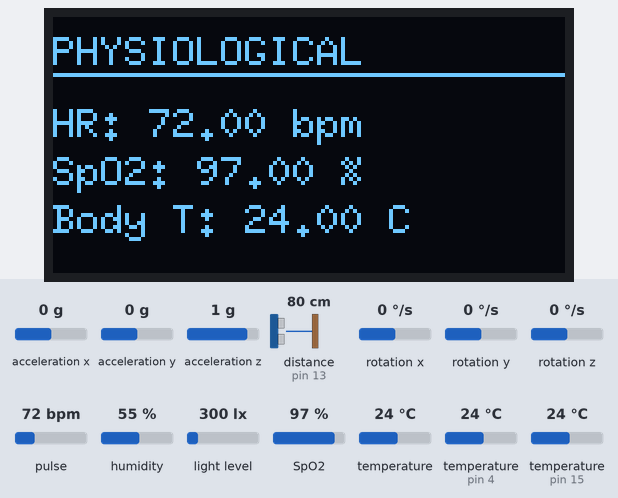
Recording of a sketch running on a simulated Arduino Uno, built with avr-gcc and run on an emulated ATmega328P. On the bench: 128×64 one-colour display. Wiring (inferred from the names in the program): ultrasonic range finder: trigger pin 12; echo pin 13. Inputs (shaded band) come from the test bench; at power-on: acceleration x 0 g, temperature (sensors on pin 4, pin 15) 24 °C, distance to the obstacle (sensor on pin 13) 80 cm, pulse 72 bpm, acceleration y 0 g, acceleration z 1 g, rotation x 0 °/s, rotation y 0 °/s, rotation z 0 °/s, humidity 55 %, light level 300 lx, SpO2 97 %, temperature 24 °C. The echo pulse lasts 58.3 µs per cm; the local clock reads 2024-03-15 10:24:30 at power-on unless the sketch sets it; storage starts empty; what the sketch prints to the serial monitor is not drawn.

Above: at 3.5 s.
3.6 s: acceleration x set to -1.4 g
At 6.7 s:
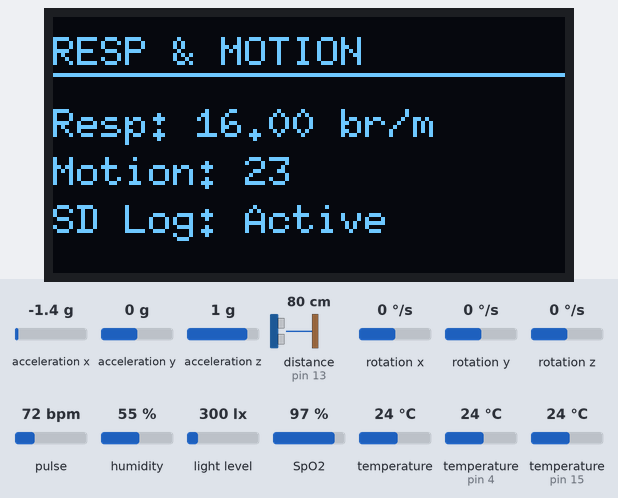
11.6 s: temperature (sensor on pin 4) set to 12 °C
At 14.7 s:
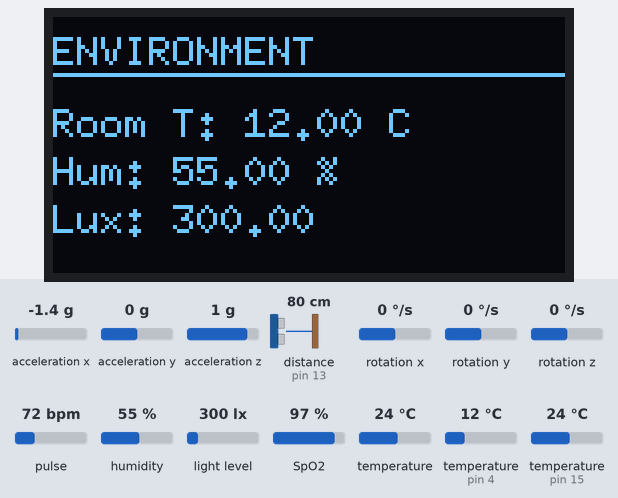
18.1 s: temperature (sensor on pin 15) set to 12 °C
At 20.8 s:
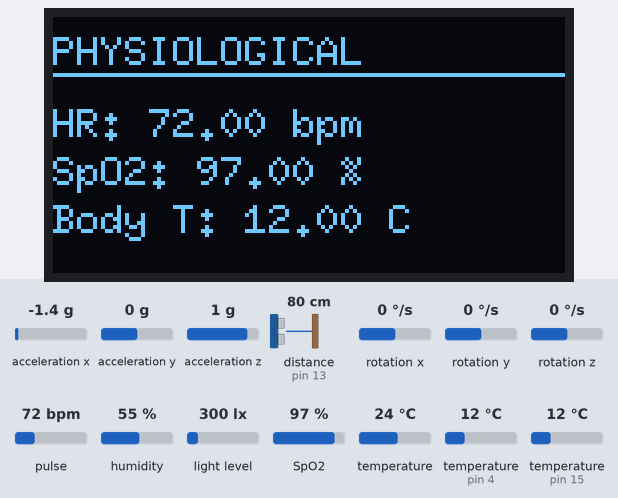
23.6 s: distance to the obstacle (sensor on pin 13) set to 250 cm
At 25.6 s:
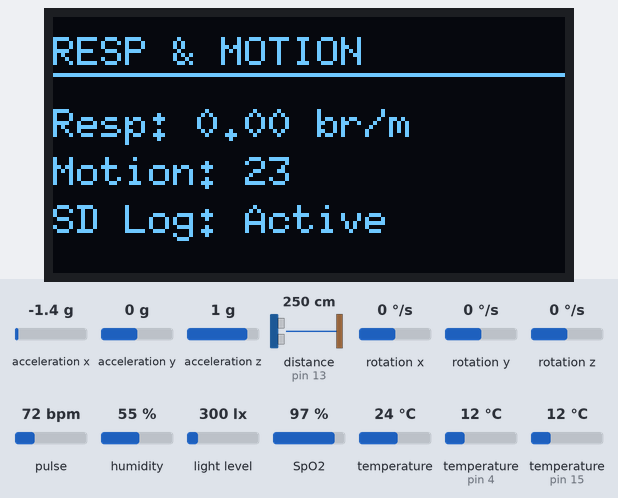
29.1 s: pulse set to 42 bpm
At 34.1 s:
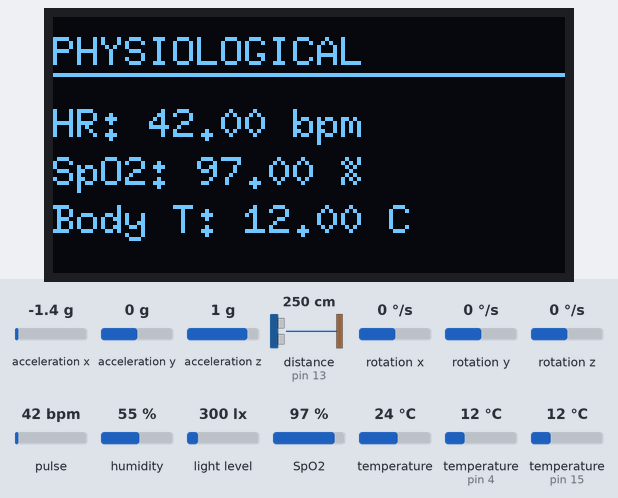
34.6 s: acceleration y set to -1.4 g
At 39.7 s:
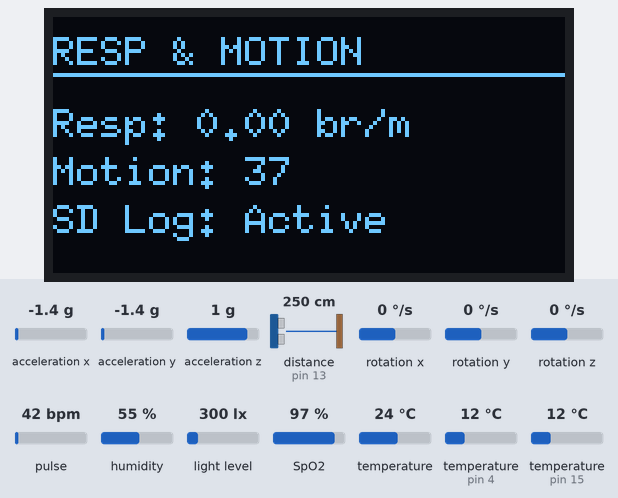
Timing chart, 0 to 41.1 s (numbered marks = the images above; inputs shaded):
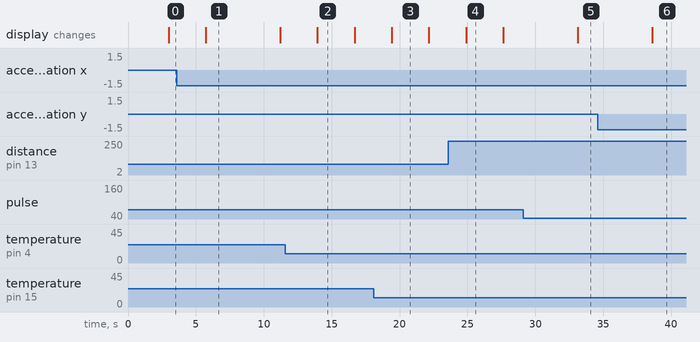

The sketch:

sleep_monitoring.ino
```cpp
#include <Arduino.h>
#include <U8g2lib.h>
#include <Wire.h>
#include <MAX30105.h>
#include <spo2_algorithm.h>
#include <OneWire.h>
#include <DallasTemperature.h>
#include <DHT.h>
#include <BH1750.h>
#include <Adafruit_MPU6050.h>
#include <Adafruit_Sensor.h>
#include <RTClib.h>
#include <SD.h>
#include <SPI.h>

// --- Pin Definitions (Retained) ---
#define LCD_CS       5
#define LCD_DC       17
#define LCD_RST      16
#define SD_CS        2
#define TRIG_PIN     12
#define ECHO_PIN     13
#define ONE_WIRE_BUS 15
#define DHT_PIN      4

// --- Object Initializations ---
U8G2_SSD1309_128X64_NONAME2_F_4W_HW_SPI u8g2(U8G2_R0, LCD_CS, LCD_DC, LCD_RST);
MAX30105 particleSensor;
OneWire oneWire(ONE_WIRE_BUS);
DallasTemperature sensors(&oneWire);
DHT dht(DHT_PIN, DHT11);
BH1750 lightMeter;
Adafruit_MPU6050 mpu;
RTC_DS3231 rtc;

// --- MAX30102 Buffers & Variables ---
uint32_t irBuffer[100];
uint32_t redBuffer[100];
int32_t bufferLength = 100;
int32_t spo2_val;
int8_t validSPO2;
int32_t heartRate_val;
int8_t validHeartRate;

// --- Global Variables ---
float hr = 0, spo2 = 0;
float bodyTemp = 0, roomTemp = 0, roomHum = 0;
float lux = 0, breathingRate = 0;
float accX = 0, accY = 0, accZ = 0;
int movementIntensity = 0;
int currentPage = 0;
unsigned long lastPageChange = 0;
unsigned long lastLogTime = 0;
DeviceAddress probeAddress = { 0x28, 0x39, 0xBD, 0x02, 0x00, 0x02, 0x24, 0x12 };

void setup() {
  Serial.begin(115200);
  Wire.begin();
  u8g2.begin();

  Serial.println("--- System Initializing ---");

  // --- MAX30102 Working Setup ---
  if (!particleSensor.begin(Wire, I2C_SPEED_FAST)) {
    Serial.println("MAX30102 Fail");
  } else {
    byte ledBrightness = 70;
    byte sampleAverage = 4;
    byte ledMode = 2;
    int sampleRate = 100;
    int pulseWidth = 411;
    int adcRange = 4096;
    particleSensor.setup(ledBrightness, sampleAverage, ledMode, sampleRate, pulseWidth, adcRange);
    Serial.println("MAX30102 Configured.");
  }

  sensors.begin();
  dht.begin();
  lightMeter.begin();

  if (!mpu.begin()) {
    Serial.println("MPU6050 Fail");
  } else {
    mpu.setAccelerometerRange(MPU6050_RANGE_2_G);
    mpu.setFilterBandwidth(MPU6050_BAND_21_HZ);
  }

  if (!rtc.begin()) Serial.println("RTC Fail");

  if (!SD.begin(SD_CS)) {
    Serial.println("SD Card Fail");
  } else {
    File file = SD.open("/sleep_log.csv", FILE_WRITE);
    if (file) {
      file.println("Timestamp,HR,SpO2,BodyTemp,RoomTemp,Hum,AccX,AccY,AccZ,Lux,Breathing");
      file.close();
      Serial.println("SD Card Ready.");
    }
  }

  pinMode(TRIG_PIN, OUTPUT);
  pinMode(ECHO_PIN, INPUT);
  Serial.println("--- Setup Complete ---");
}

void loop() {
  readSensors();

  if (millis() - lastLogTime > 5000) {
    readAndLogData();
    lastLogTime = millis();
  }

  if (millis() - lastPageChange > 4000) {
    currentPage = (currentPage + 1) % 3;
    lastPageChange = millis();
  }

  u8g2.firstPage();
  do {
    drawUI();
  } while (u8g2.nextPage());
}

void readSensors() {
  // --- 1. Read MAX30102 (Blood Oxygen/HR) ---
  // We collect samples for the algorithm
  for (byte i = 0 ; i < 50 ; i++) { // Read 50 samples per loop to keep UI responsive
    while (particleSensor.available() == false) particleSensor.check();
    redBuffer[i] = particleSensor.getRed();
    irBuffer[i] = particleSensor.getIR();
    particleSensor.nextSample();
  }

  // Calculate results
  maxim_heart_rate_and_oxygen_saturation(irBuffer, 50, redBuffer, &spo2_val, &validSPO2, &heartRate_val, &validHeartRate);

  if(validHeartRate && validSPO2) {
    hr = (float)heartRate_val;
    spo2 = (float)spo2_val;
  }

  // --- 2. Read DS18B20 (Body Temp) ---
  sensors.requestTemperatures();
  bodyTemp = sensors.getTempC(probeAddress);

  // --- 3. Read Environment ---
  roomTemp = dht.readTemperature();
  roomHum = dht.readHumidity();
  lux = lightMeter.readLightLevel();

  // --- 4. Read Motion ---
  sensors_event_t a, g, temp;
  mpu.getEvent(&a, &g, &temp);
  accX = a.acceleration.x;
  accY = a.acceleration.y;
  accZ = a.acceleration.z;
  movementIntensity = abs(accX) + abs(accY) + abs(accZ);

  // --- 5. Ultrasound Breathing Check ---
  digitalWrite(TRIG_PIN, LOW); delayMicroseconds(2);
  digitalWrite(TRIG_PIN, HIGH); delayMicroseconds(10);
  digitalWrite(TRIG_PIN, LOW);
  long duration = pulseIn(ECHO_PIN, HIGH);
  float distance = duration * 0.034 / 2;
  breathingRate = (distance > 0 && distance < 100) ? 16.0 : 0;
}

// ... readAndLogData and drawUI remain the same as your provided code ...
void readAndLogData() {
  DateTime now = rtc.now();

  // --- OUTPUT TO SERIAL MONITOR ---
  Serial.print("[" + now.timestamp() + "]");
  Serial.print(" HR: "); Serial.print(hr);
  Serial.print(" | SpO2: "); Serial.print(spo2);
  Serial.print("% | B-Temp: "); Serial.print(bodyTemp);
  Serial.print("C | R-Temp: "); Serial.print(roomTemp);
  Serial.print("C | Lux: "); Serial.print(lux);
  Serial.print(" | Motion: "); Serial.println(movementIntensity);

  // --- SAVE TO SD CARD ---
  File dataFile = SD.open("/sleep_log.csv", FILE_APPEND);
  if (dataFile) {
    dataFile.print(now.timestamp()); dataFile.print(",");
    dataFile.print(hr);              dataFile.print(",");
    dataFile.print(spo2);            dataFile.print(",");
    dataFile.print(bodyTemp);        dataFile.print(",");
    dataFile.print(roomTemp);        dataFile.print(",");
    dataFile.print(roomHum);         dataFile.print(",");
    dataFile.print(accX);            dataFile.print(",");
    dataFile.print(accY);            dataFile.print(",");
    dataFile.print(accZ);            dataFile.print(",");
    dataFile.print(lux);             dataFile.print(",");
    dataFile.println(breathingRate);
    dataFile.close();
  } else {
    Serial.println("!! SD Card Write Error !!");
  }
}

void drawUI() {
  u8g2.setFont(u8g2_font_6x10_tf);

  switch (currentPage) {
    case 0: // Physiological
      u8g2.drawStr(0, 12, "PHYSIOLOGICAL");
      u8g2.drawHLine(0, 14, 128);
      u8g2.setCursor(0, 30); u8g2.print("HR: "); u8g2.print(hr); u8g2.print(" bpm");
      u8g2.setCursor(0, 42); u8g2.print("SpO2: "); u8g2.print(spo2); u8g2.print(" %");
      u8g2.setCursor(0, 54); u8g2.print("Body T: "); u8g2.print(bodyTemp); u8g2.print(" C");
      break;

    case 1: // Movement & Breathing
      u8g2.drawStr(0, 12, "RESP & MOTION");
      u8g2.drawHLine(0, 14, 128);
      u8g2.setCursor(0, 30); u8g2.print("Resp: "); u8g2.print(breathingRate); u8g2.print(" br/m");
      u8g2.setCursor(0, 42); u8g2.print("Motion: "); u8g2.print(movementIntensity);
      u8g2.setCursor(0, 54); u8g2.print("SD Log: Active");
      break;

    case 2: // Environment
      u8g2.drawStr(0, 12, "ENVIRONMENT");
      u8g2.drawHLine(0, 14, 128);
      u8g2.setCursor(0, 30); u8g2.print("Room T: "); u8g2.print(roomTemp); u8g2.print(" C");
      u8g2.setCursor(0, 42); u8g2.print("Hum: "); u8g2.print(roomHum); u8g2.print(" %");
      u8g2.setCursor(0, 54); u8g2.print("Lux: "); u8g2.print(lux);
      break;
  }
}
```

Measured:
- after the input at 11.6 s, the display: changes after 2.3 s (image 2)
- after the input at 18.1 s, the display: changes after 1.3 s (image 3)
- after the input at 23.6 s, the display: changes after 1.3 s (image 4)
- after the input at 29.1 s, the display: changes after 4.0 s (image 5)
- after the input at 34.6 s, the display: changes after 4.0 s (image 6)
- what the display in image 1 shows lasts 5.5 s, from 5.7 s to 11.2 s
- what the display in image 2 shows lasts 2.8 s, from 13.9 s to 16.7 s
